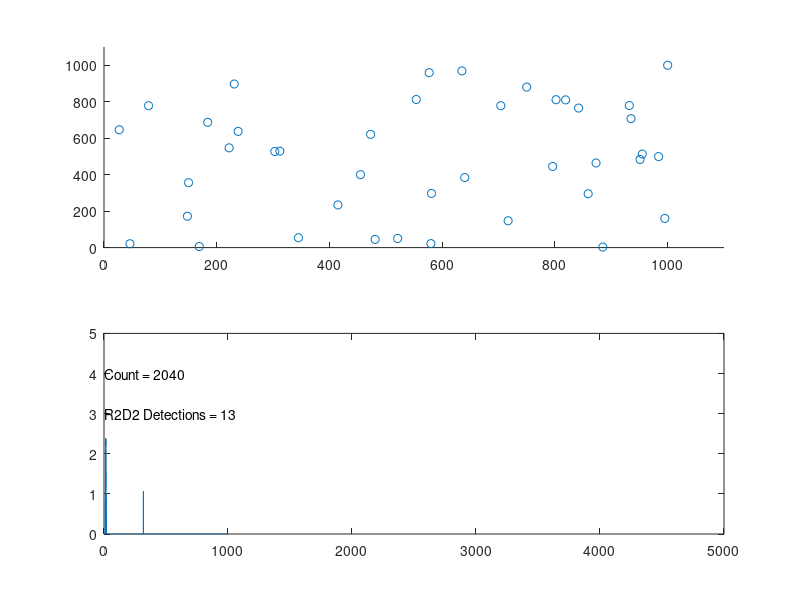

Reproduce this figure in MATLAB.
%%%%%%%%%%%%%%%%%%%%%%%%%%%%%%%%%%%%%%%%%%%%%%%%%%%%%%%%%%%%%%%%%%%%%%%%%%%%%%%%
% Andrew Payne
% 14 April 2019
%
% r2d2_sim.m - A simulator to show platoon moving through battlespace with
% algorithms programmed to dodge R2D2 units.
%
% Basic Instructions:
%   Run in Octave.  Opens up a split GUI figure with battlespace on top and
%   platoon detection time values along the bottom.  Platoon automatically starts 
%   from (1,1), and goes until it finishes at (1000,1000).
%   In the bottom of the GUI window are the count and the R2D2 Detections count.
%   The Count is simply the main loop counter.  The R2D2 Detections count is the
%   number of times the R2D2 (enemy) units spot the platoon.
%
%   Modify the following parameters to test different scenarios:
%    - GRID_SIZE (default 1000)
%    - NUM_R2D2  
%    - R2D2_RANGE  (default 5)
%    - MAX_RANGE  (soldier sensor distance of r2d2 detection)
%
%%%%%%%%%%%%%%%%%%%%%%%%%%%%%%%%%%%%%%%%%%%%%%%%%%%%%%%%%%%%%%%%%%%%%%%%%%%%%%%%

function ret_val = r2d2_sim
  GRID_SIZE = 1000;
  NUM_R2D2 = 40;
  R2D2_RANGE = 10;
  MAX_RANGE = 40;
  % Maneuvering step counts:
  DIRECTIVE_FORWARD_STEPS = 5;
  DIRECTIVE_RETRACE_STEPS = 20; 
  
  ret_val = 0;
  
  grid = zeros(GRID_SIZE);

  % Generate R2D2.
  r2d2.num = NUM_R2D2;
  % Positions (columns wrap top-to-bottom).
  r2d2.raw_positions = fix(rand(1,NUM_R2D2)*GRID_SIZE^2);
  % Set ordered pair positions via R2d2_Positions:
  r2d2.num_detections = 0;
  R2d2_Positions;

  % Place R2D2s into grid.
  grid(r2d2.raw_positions) = 1;

  % Place platoon at the starting mark.
  platoon.position = [1,1];
  platoon.directive = {'N/A', 0;
                       'N/A', 0;};
  platoon.last_move = [0 0 0 0]; % n s e w.
  platoon.move_count = 0;
  platoon.detections = zeros(DIRECTIVE_FORWARD_STEPS, 1);
  platoon.maneuver = 0;
  
  sensor.num_hits = 0;
  sensor.heatmap = zeros(2);  % Give a fresh 2x2 sensor relative heatmap grid.
  sensor.old_heatmap = zeros(2);
  sensor.change = zeros(2);
  splot=[];
  
  Setup_Plot;
  
  done = 0;

  % Main time-step loop.
  while (done == 0)
    % Turn on sensor. Collect Data about R2D2.
    % Gets a 2x2 grid of NW, SW, NE, SE data correlating to severity of sensor data.
    Platoon_Sense;

    % Decides how to proceed to the finish line based on sensor heatmap.
    Platoon_Decide;

    % R2d2 detection:
    R2d2_Detection;
    
    % Updates the plot for this simulation.
    Update_Plot;

    % Loop ending when finish line reached.
    done = (platoon.position(1) > GRID_SIZE-1 && platoon.position(2) > GRID_SIZE-1);
    
    %disp([platoon.directive{1}, ' ', num2str(platoon.directive{2})]);
    
    %disp([num2str(platoon.move_count), ' ', num2str(platoon.position)]);
  end
  
    disp([num2str(platoon.position(1)), ' ', num2str(platoon.position(2))]);
 
 
  function Setup_Plot
    for (i = 1:NUM_R2D2)
      splot.xdata(i) = r2d2.positions{i}(1);
      splot.ydata(i) = r2d2.positions{i}(2);
    end
    % Add the platoon position:
    splot.xdata(NUM_R2D2+1) = platoon.position(1);
    splot.ydata(NUM_R2D2+1) = platoon.position(2);
    
    f=figure;
    subplot(2,1,1);
    
    % Start the graph
    splot.graph = scatter(splot.xdata, splot.ydata);
    
    axis([0 GRID_SIZE*1.1 0 GRID_SIZE*1.1]);

    subplot(2,1,2);
    
    splot.xheat = linspace(1,1000,GRID_SIZE*5);
    splot.yheat = zeros(1,GRID_SIZE*5);
    splot.heatmap_plot = plot(splot.xheat, splot.yheat);
    splot.move_counter = text(1,4,'Count = 0');
    splot.r2d2_detections = text(1,3,'R2D2 Detections = 0');
    axis([0 GRID_SIZE*5 0 5]);
    
  end
  
  function Update_Plot
    xdata_tmp = get(splot.graph, 'xdata');
    ydata_tmp = get(splot.graph, 'ydata');
    
    xdata_tmp(NUM_R2D2+1) = platoon.position(1);
    ydata_tmp(NUM_R2D2+1) = platoon.position(2);
    
    set(splot.graph, 'xdata', xdata_tmp);
    set(splot.graph, 'ydata', ydata_tmp);
    
    yheat_tmp = get(splot.heatmap_plot,'ydata');
    yheat_tmp(platoon.move_count) = sum(sensor.heatmap(:));
    
    set(splot.heatmap_plot, 'ydata', yheat_tmp);
    set(splot.move_counter, 'string', ['Count = ',num2str(platoon.move_count)]);
    set(splot.r2d2_detections, 'string', ['R2D2 Detections = ',num2str(r2d2.num_detections)]);
    
    drawnow
     
  end

  function R2d2_Positions
    for i=1:NUM_R2D2
      % X position
      x_pos = ceil(r2d2.raw_positions(i)/GRID_SIZE);
      %x_pos = 50*i + 20;
      
      % Y position
      y_pos = mod(r2d2.raw_positions(i), GRID_SIZE);
      %y_pos = 50*i - 5;
      if (y_pos==0)
        y_pos = GRID_SIZE;
      end 
      
      % Set ordered pair variable.
      r2d2.positions{i} = [x_pos, y_pos]; 

    end
  end
  
  function R2d2_Detection
     % Go through list of r2d2s, calculating Manhatten Distance.
    for i = 1:NUM_R2D2
      raw_offsets{i} = r2d2.positions{i} - platoon.position;
      raw_man_dist{i} = sum(abs(raw_offsets{i}));
    end
    
    % Reorder from closest to furthest, based on Manhatten Distance:
    [man_dist, sort_order] = sort(cell2mat(raw_man_dist));
    man_dist = num2cell(man_dist);
    offsets = raw_offsets(sort_order); 
    
    R2d2_Measure;
    
    function R2d2_Measure
      r2d2.range = R2D2_RANGE;
      
      % Go through list of r2d2s.
      for r2d2_ctr = 1:NUM_R2D2
        % Manhatten Distance comparison with sensor.range.
        if (man_dist{r2d2_ctr} <= r2d2.range)
          % Add to list of hit(s)
          r2d2.num_detections = r2d2.num_detections + 1;
        else
          break; % Keeps getting further away, break.
        end
      end  
    end
  end
  
  function Platoon_Decide
    if (platoon.move_count == 0)
      Platoon_Move('North');
      return
    elseif (platoon.directive{2}>0)
      
      % Call the directives.
      Platoon_Manuever

  % Heatmap analysis.
  
  % -------------
  % | NW  | NE  |
  % |     |     |
  % -------------
  % | SW  | SE  |
  % |     |     |
  % -------------
  
  %
    elseif (sensor.num_hits)
      last_move = platoon.directive{1};
      dir_finder = zeros(2);
    
      % Find the direction of the r2d2 being sensed.
      [max_heat,~] = max(sensor.heatmap(:));
      
      [x, y] = find(sensor.heatmap==max_heat);
      
      % Find the direction of the r2d2s that are most increasing.
      %[~,max_chg_dir] = max(sensor.change(:));
      
      dir_finder(x,y) = 1;
      disp(dir_finder)
      %dir_finder(max_chg_dir) = 1;
      
      switch (dir_finder)
        case [0 0;
              0 1]
          platoon.directive(1:2)={'NorthWest', DIRECTIVE_FORWARD_STEPS};

        case [0 0;
              1 0]
          platoon.directive(1:2)={'NorthEast', DIRECTIVE_FORWARD_STEPS};
        
        case [0 0;
              1 1]
          platoon.directive(1:2)={'North', DIRECTIVE_FORWARD_STEPS};
       
        case [0 1;
              0 0]
          platoon.directive(1:2)={'South', DIRECTIVE_RETRACE_STEPS};
          platoon.directive(3:4)={'East', DIRECTIVE_RETRACE_STEPS};

        case [0 1;
              0 1]
          platoon.directive(1:2)={'NorthWest', DIRECTIVE_RETRACE_STEPS};
          platoon.directive(1:2)={'East', DIRECTIVE_RETRACE_STEPS};
        case [0 1;
              1 0]
          platoon.directive(1:2)={'SouthEast', DIRECTIVE_FORWARD_STEPS};
        
        case [0 1;
              1 1]
          platoon.directive(1:2)={'NorthWest', DIRECTIVE_FORWARD_STEPS};
        
        case [1 0;
              0 0]
          platoon.directive(1:2)={'SouthEast', DIRECTIVE_FORWARD_STEPS};
        
        case [1 0;
              0 1]
          platoon.directive(1:2)={'NorthEast', DIRECTIVE_FORWARD_STEPS};
        
        case [1 0;
              1 0]
          platoon.directive(1:2)={'East', DIRECTIVE_FORWARD_STEPS};
        
        case [1 0;
              1 1]
          platoon.directive(1:2)={'NorthEast', DIRECTIVE_FORWARD_STEPS};
        
        case [1 1;
              0 0]
          platoon.directive(1:2)={'South', DIRECTIVE_FORWARD_STEPS};
        
        case [1 1;
              0 1]
          platoon.directive(1:2)={'SouthWest', DIRECTIVE_RETRACE_STEPS};
        otherwise
          disp('should not see this');
      end
      
      Platoon_Move(platoon.directive{1});

      % Just a routine move north or east to reach the finish line.
      else
        if platoon.last_move(1)
          Platoon_Move('East');
         % disp('routine move east.');
        % North
        else
          Platoon_Move('North');
         % disp('routine move north.');
        end
      end
      
      % Maneuvering function.
      function Platoon_Manuever
      
        Platoon_Move(platoon.directive{1});
        % Decrement the count.
        platoon.directive{2} = platoon.directive{2} - 1;
        
        % When the first row of directives is exhausted, move second row up.
        if (platoon.directive{2} == 0 && platoon.directive{4}>0)
          disp('Changing Directives');
          platoon.directive{1} = platoon.directive{3};
          platoon.directive{2} = platoon.directive{4};
          platoon.directive{4} = 0;
        end
      
      end
  
      % Basic moving function.
      function Platoon_Move(direction)
        direction = upper(direction);
        switch direction
          case 'NORTH'
            if (platoon.position(2) < GRID_SIZE)
              platoon.position(2) = platoon.position(2) + 1;
              platoon.last_move = [1 0 0 0];
              platoon.move_count = platoon.move_count + 1; 
            elseif (platoon.position(1) < GRID_SIZE)
              Platoon_Move('East');
            else
              Platoon_Move('South');
            end
          case 'SOUTH'
            platoon.position(2) = platoon.position(2) - 1;
            platoon.last_move = [0 1 0 0];
            platoon.move_count = platoon.move_count + 1; 
          case 'EAST'
            if (platoon.position(1) < GRID_SIZE)
              platoon.position(1) = platoon.position(1) + 1;
              platoon.last_move = [0 0 1 0];
              platoon.move_count = platoon.move_count + 1; 
            elseif (platoon.position(2) < GRID_SIZE)
              Platoon_Move('North');
            else
              Platoon_Move('South');
            end
          case 'WEST'
            platoon.position(1) = platoon.position(1) - 1;
            platoon.last_move = [0 0 0 1];
            platoon.move_count = platoon.move_count + 1; 
          case 'NORTHEAST'
            if (platoon.last_move == [1 0 0 0])
              Platoon_Move('East');
            else
              Platoon_Move('North');
            end
          case 'NORTHWEST'
            if (platoon.last_move == [1 0 0 0])
              Platoon_Move('West');
            else
              Platoon_Move('North');
            end
          case 'SOUTHEAST'
            if (platoon.last_move == [0 1 0 0])
              Platoon_Move('East');
            else
              Platoon_Move('South');
            end
          case 'SOUTHWEST'
            if (platoon.last_move == [0 1 0 0])
              Platoon_Move('West');
            else
              Platoon_Move('South');
            end
        end  
      end

  end
  
  function Platoon_Sense
    % Go through list of r2d2s, calculating Manhatten Distance.
    for i = 1:NUM_R2D2
      raw_offsets{i} = r2d2.positions{i} - platoon.position;
      raw_man_dist{i} = sum(abs(raw_offsets{i}));
    end
    
    % Reorder from closest to furthest, based on Manhatten Distance:
    [man_dist, sort_order] = sort(cell2mat(raw_man_dist));
    man_dist = num2cell(man_dist);
    offsets = raw_offsets(sort_order);
    
    % Run Sensor_Measure to pick up any R2D2(s).
    Sensor_Measure;
    
    % Run Sensor_Calc to calculate severity of measurements and mark the change from last detection.
    Sensor_Calc;

    function Sensor_Measure
      %sensor.capability = 0.8; % luck of the draw.
      sensor.capability = .2 + .5*rand; % luck of the draw.
      sensor.range = sensor.capability * MAX_RANGE;
      sensor.old_heatmap = sensor.heatmap;
      sensor.heatmap = zeros(2);  % Give a fresh 2x2 sensor relative heatmap grid.
      sensor.num_hits = 0; % reset.
      
      % Go through list of r2d2s.
      for r2d2_ctr = 1:NUM_R2D2
        % Manhatten Distance comparison with sensor.range.
        if (man_dist{r2d2_ctr} <= sensor.range)
          % Add to list of hit(s)
          sensor.num_hits = sensor.num_hits + 1;
          sensor.hits{r2d2_ctr} = offsets{r2d2_ctr};
          sensor.man_dist{r2d2_ctr} = man_dist{r2d2_ctr};
        else
          break; % Keeps getting further away, break.
        end
      end  
    end
    
    function Sensor_Calc
      for hit_ctr = 1:sensor.num_hits
        % Find the N/S/E/W direction via the sign.
        if (sensor.hits{hit_ctr}(1) > 0)
          x_sign = 1;
        else
          x_sign = -1;
        end
        if (sensor.hits{hit_ctr}(2) > 0)
          y_sign = 1;
        else
          y_sign = -1;
        end
        
        norm_vector = sensor.hits{hit_ctr}/norm(abs(sensor.hits{hit_ctr}));
        
        % If X direction is severe:
        if (abs(norm_vector(1)/norm_vector(2)) > 5)
          norm_vector(1) = 1;
          norm_vector(2) = 0;
        elseif (abs(norm_vector(2)/norm_vector(1)) > 5)
          norm_vector(1) = 0;
          norm_vector(2) = 1;
        end
        
        % Gives the strength of the signals:
        x_gauge = norm_vector(1)*x_sign*(1 - abs(sensor.hits{hit_ctr}(1) / sensor.range));
        y_gauge = norm_vector(2)*y_sign*(1 - abs(sensor.hits{hit_ctr}(2) / sensor.range));
   
        if (x_gauge > 0) % Target is at right.
          sensor.heatmap(1,2) = sensor.heatmap(1,2) + x_gauge;
          sensor.heatmap(2,2) = sensor.heatmap(2,2) + x_gauge;
        elseif (x_gauge < 0) % Target is at left.
          sensor.heatmap(1,1) = sensor.heatmap(1,1) - x_gauge;
          sensor.heatmap(2,1) = sensor.heatmap(2,1) - x_gauge;
        end
        if (y_gauge > 0) % Target is above.
          sensor.heatmap(1,1) = sensor.heatmap(1,1) + y_gauge;
          sensor.heatmap(1,2) = sensor.heatmap(1,2) + y_gauge;
        elseif (y_gauge < 0) % Target is below.
          sensor.heatmap(2,1) = sensor.heatmap(2,1) - y_gauge;
          sensor.heatmap(2,2) = sensor.heatmap(2,2) - y_gauge;
        end
        
      end
      
      % Get the change from last detection:
      sensor.change = sensor.heatmap - sensor.old_heatmap;
      
    end
end

end
